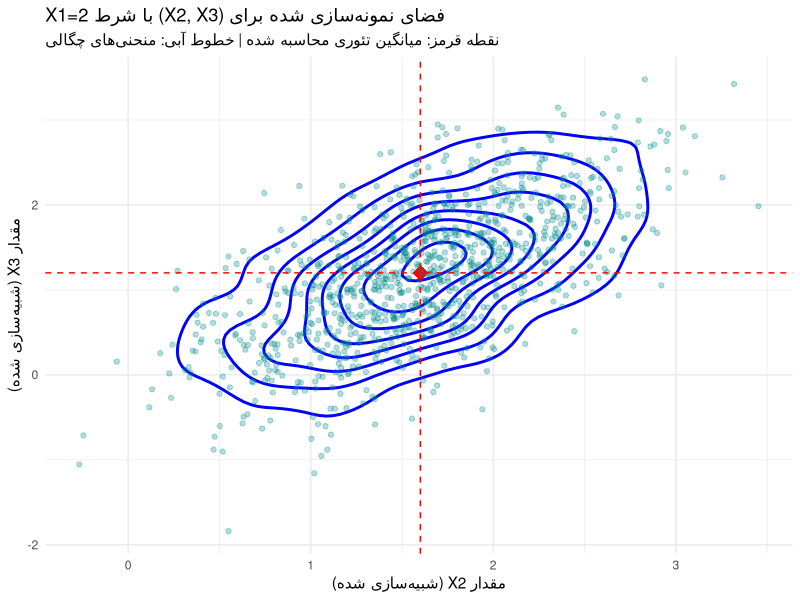

The R script that drew this image:
## ---- chunk 1
knitr::opts_chunk$set(echo = TRUE, digits = 3)
library(ggplot2)
library(dplyr)
library(MASS)
## ---- chunk 2
Sigma <- matrix(c(1.0, 0.8, 0.6,
                  0.8, 1.0, 0.8,
                  0.6, 0.8, 1.0), 
                nrow=3, byrow=TRUE)

# میانگینهای اولیه
Mu <- c(0, 0, 0)

# پارامتر مشاهده شده (Observation)
x1_observed <- 2

print(Sigma)
## ---- chunk 3
Sigma_11 <- matrix(Sigma[1,1]) 
Sigma_12 <- Sigma[1, 2:3]                    
Sigma_21 <- matrix(Sigma[2:3, 1])            
Sigma_22 <- Sigma[2:3, 2:3]                  

# محاسبه میانگینهای شرطی (بهروزرسانی شده)
# با توجه به اینکه Mu صفر است، فرمول ساده میشود
mu_new <- Sigma_21 %*% (1/Sigma_11) * (x1_observed - Mu[1])

# محاسبه کوواریانس شرطی (کاهش عدم قطعیت)
Sigma_new <- Sigma_22 - (Sigma_21 %*% (1/Sigma_11) %*% t(Sigma_12))

# نامگذاری برای خوانایی
rownames(mu_new) <- c("X2", "X3")
rownames(Sigma_new) <- c("X2", "X3")
colnames(Sigma_new) <- c("X2", "X3")
print("میانگینهای جدید (Updated Means):")
print(t(mu_new))
print("ماتریس کوواریانس جدید (Updated Covariance):")
print(Sigma_new)
## ---- chunk 4
mu_2 <- mu_new[1] # 1.6
mu_3 <- mu_new[2] # 1.2
## ---- chunk 5
var_2 <- Sigma_new[1,1]  # 0.36
var_3 <- Sigma_new[2,2]  # 0.64
cov_23 <- Sigma_new[1,2] # 0.32
## ---- chunk 6
x2 <- rnorm(1, mean=mu_2, sd=sqrt(var_2))

# گام ۲: شبیهسازی X3 به شرط X2 (زنجیره دوم)
# محاسبه پارامترهای شرطی لحظهای برای X3

# ضریب رگرسیون X3 روی X2 در فضای جدید (beta)
beta <- cov_23 / var_2 

# میانگین شرطی X3 با دانستن X2 تولید شده
cond_mean_3 <- mu_3 + beta * (x2 - mu_2)

# واریانس شرطی X3 (مقدار باقیمانده)
cond_var_3 <- var_3 * (1 - (cov_23^2 / (var_2 * var_3)))

# تولید نهایی X3
x3 <- rnorm(1, mean=cond_mean_3, sd=sqrt(cond_var_3))

# تجمیع نتایج در یک بردار
result_vector <- c(x1_observed, x2, x3)
## ---- chunk 7
n_sim <- 1000
sim_data <- data.frame(X2 = numeric(n_sim), X3 = numeric(n_sim))

for(i in 1:n_sim) {
  # تکرار همان الگوریتم بالا
  x2_loop <- rnorm(1, mean=mu_2, sd=sqrt(var_2))
  beta_loop <- cov_23 / var_2
  mean_3_loop <- mu_3 + beta_loop * (x2_loop - mu_2)
  var_3_loop <- var_3 * (1 - (cov_23^2 / (var_2 * var_3)))
  x3_loop <- rnorm(1, mean=mean_3_loop, sd=sqrt(var_3_loop))
  
  sim_data$X2[i] <- x2_loop
  sim_data$X3[i] <- x3_loop
}

## ---- chunk 8
ggplot(sim_data, aes(x=X2, y=X3)) +
  # نقطه مرکزی تئوری
  annotate("point", x=1.6, y=1.2, color="red", size=5, shape=18) +
  geom_density_2d(color = "blue", size=1) +
  geom_point(alpha=0.3, color="darkcyan") +
  geom_vline(xintercept = 1.6, linetype="dashed", color="red") +
  geom_hline(yintercept = 1.2, linetype="dashed", color="red") +
  labs(
    title = "فضای نمونهسازی شده برای (X2, X3) با شرط X1=2",
    subtitle = "نقطه قرمز: میانگین تئوری محاسبه شده | خطوط آبی: منحنیهای چگالی",
    x = "مقدار X2 (شبیهسازی شده)",
    y = "مقدار X3 (شبیهسازی شده)"
  ) +
  theme_minimal()
